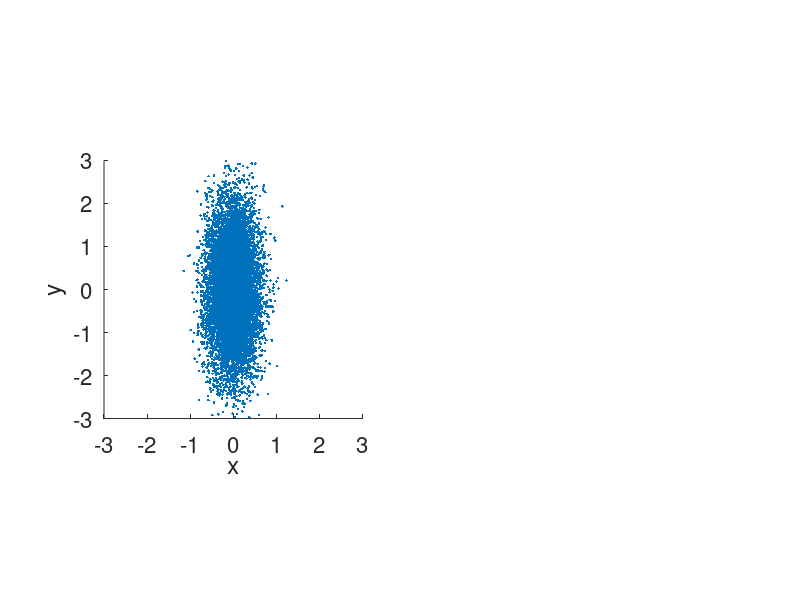

Write the MATLAB code that produced this figure. (Note: this script raises an error after producing the figure.)
%-------------------------------------------------------------% Principle Components Analysis Tutorial for NeuBeh/PBIO 545%% This tutorial introduces Principle Components Analysis.  The aims are:% (1) introduce dimensional reduction and its importance% (2) introduce the covariance and covariance matrix% (3) show how the eigensystem of the covariance matrix helps rank dimensions of%	  a probability distribution by the amount of variance they capture% (4) illustrate these concepts with a real practical application%% This builds on two key concepts introduced earlier in the course: probability % distributions and eigensystems.  If you are uncomfortable with either of those% take another pass through the appropriate sections of the stochastic processes% and/or linear algebra tutorials.%% Created 2/03 Fred Rieke% Revised 2/07 FMR%       cleanup up a bit, elaborated a few sections%-------------------------------------------------------------% define axis fontsset(0, 'DefaultAxesFontName','Helvetica')set(0, 'DefaultAxesFontSize', 16)%-------------------------------------------------------------% Part 1: Motivation for dimensional reduction%%	What do we mean by dimensional reduction and why should you care% about it?  With finite experimental data we always face a tradeoff between% trying to identify all the important structure in the data while not being% misled by randomness introduced because we don't have an infinite number of % samples.  A common example is construction of a post-stimulus time histogram % for spike responses to a repeated stimulus: in choosing the time bin for the % histogram we face a tradeoff of smoothing over temporal structure in the spike % train and avoiding lots of spurious structure due to finite data.  % Here's an example of a set of spike responses from a retinal ganglion cell to a % dim flash of light:  load rgc-spike-response% plot several examplesfigure(1);clf;plot(0);hold on;for resp=1:10	plot([-1:.001:2.999], RGCSpikes(resp, :)/1.2 + resp)endhold offxlabel('time (sec)')ylabel('trial')% This data is discretized into 1 msec time bins - so we have already thrown some% information about spike times away.  Still a psth without any extra smoothing looks% pretty ugly:figure(1)subplot(1, 2, 1)plot([-1:.001:2.999], mean(RGCSpikes))xlabel('time (sec)')ylabel('spike probability')% You can at least see there is an extra density of spikes after the flash% (at time 0), but you also have some sense that most of the structure in% the histogram is just noise.  In effect we are retaining too many% variables - in this case each of the 4000 time bins that specify the% spike times.  This is equivalent to representing each spike train in a% 4000 dimensional space, where each dimension corresponds to one time bin.% Let's resample the data to produce larger time bins and repeatResampleFactor = 100;		% 100 msec binsclear ResampledRGCSpikes;for resp=1:size(RGCSpikes, 1)	ResampledRGCSpikes(resp, :) = decimate(RGCSpikes(resp, :), ResampleFactor, 1);endfigure(1)subplot(1, 2, 2)plot([-1:.001*ResampleFactor:2.999], mean(ResampledRGCSpikes));xlabel('time (sec)')ylabel('spike probability')% This looks better.  Now we are in effect using a 40 dimensional space,% with each dimension a 100 msec time bin.  But we might start to worry% that we are smoothing too much and losing some real structure in the% data.  Part of the problem here is unavoidable: with finite data there is% only so much structure we can identify and separate from sampling errors.% But we would like to make the best use possible of our finite data - i.e.% we would like to choose the low dimensional space used to represent the% data carefully so that the structure of the data is captured as% effectively as possible.% You face this issue every time you do an experiment.  By choosing to% filter and sample your data at a specific frequency you are choosing what% parts of the data you consider important and what parts unimportant.  % PCA is about finding a relatively low dimensional representation of a set% of data - and doing so systematically rather than using some ad hoc% procedure.  In the example above, the strategy of smoothing over bins to% produce a better looking psth is somewhat arbitrary and is not guided by% the structure of the cell's responses itself.  What PCA will do is% provide a set of components (think of this as a set of axes in the space% the data is represented in - our 4000 dimensional space above).% Importantly, PCA tells us how much structure in the data is captured by% each dimension.  This will, hopefully, become more concrete below.%-------------------------------------------------------------% Part 2: Covariance and covariance matrix%%	Consider a signal characterized by two variables, x and y.  We have% multiple samples of x,y pairs of the signal.  The covariance matrix for x% and y is defined as:%	Covar = [<xx>-<x><x>  <xy>-<x><y>%			 <xy>-<x><y>  <yy>-<y><y>]% where <x> is the average of x across samples, etc.  The diagonal elements% contain the variances of x (upper left) and y (lower right).  The off% diagonal terms contain the covariance between x and y - i.e. how much do% x and y change together.  Note that each element is corrected for the% expectation based on the mean values alone - i.e. we take <xy> and% subtract what we expect from the averages of x and y alone - <x><y> -% assuming x and y are uncorrelated.%% This is closely related to r values and the correlation matrix.  To% compute the correlation between x and y, you would take %   (<xy>-<x><y>) / sqrt(<xx><yy>)% in other words you take the off diagonal term of the covariance matrix% above and normalize it by the square root of the product of the diagonal% terms.  In general the i,j element of the correlation matrix is%		CorM(i,j) = Cov(i,j)/sqrt[Cov(i,i)Cov(j,j)]% or alternatively the covariance matrix is%		Cov(i,j) = Cor(i,j) * sqrt[var_i var_j]% Let's look at some examples.%% Example 1: x and y independent% each row of Dist contains a separate x-y pair, x is the first column, y the secondclear Dist;Dist(:, 1) = normrnd(0,0.3,10000, 1);			% normal distribution, sd 0.3		Dist(:, 2) = normrnd(0,1,10000, 1);				% normal distribution, sd 1% plot sample points in x-y planefigure(1)clfsubplot(1, 2, 1)plot(Dist(:, 1), Dist(:, 2), '.');axis([-3 3 -3 3])axis squarexlabel('x')ylabel('y')% construct the covariance matrix explicitlyvarx = mean(Dist(:, 1).^2) - mean(Dist(:, 1))^2;		% <xx> - <x><x>vary = mean(Dist(:, 2).^2) - mean(Dist(:, 2))^2;		% <yy> - <y><y>covarxy = mean(Dist(:, 1) .* Dist(:, 2)) - mean(Dist(:, 1)) * mean(Dist(:, 2));		% <xy> - <x><y>Covar = [varx 		covarxy		 covarxy 	vary]% alternatively Matlab has a covariance commandcov(Dist)% The diagonal of the covariance matrix is the variance of x and y,% and the off diagonal elements are small (and in fact are not 0 only % due to the finiteness of our sample set - rerun the code above several % times to convince yourself of this). % Compare this to the correlation matrixcorrcoef(Dist)% Again we see structure along the diagonal (now nicely normalized) and not% much off diagonal.% The lack of covariance (and correlation) is what we might expect from the% shape of the plotted distribution.  The spread of points along the x axis% appears uncorrelated with the spread along the y axis - or in other% words, if I told you the x axis value, you could not predict the y axis% value.  % Example 2: x and y correlatedclear Dist;Dist(:, 1) = normrnd(0,0.3,10000, 1);			Dist(:, 2) = normrnd(0,1,10000, 1) + 1.5 * Dist(:, 1);figure(1)subplot(1, 2, 2)plot(Dist(:, 1), Dist(:, 2), '.');axis([-3 3 -3 3])axis squarexlabel('x')ylabel('y')% construct the covariance matrix varx = mean(Dist(:, 1).^2) - mean(Dist(:, 1))^2;vary = mean(Dist(:, 2).^2) - mean(Dist(:, 2))^2;covarxy = mean(Dist(:, 1) .* Dist(:, 2)) - mean(Dist(:, 1)) * mean(Dist(:, 2));Covar = [varx 		covarxy		 covarxy 	vary]cov(Dist)% Now note that the distribution shows a correlation between x and y - i.e.% the distribution is angled in the x-y plane.  Correspondingly the% covariance has off diagonal elements.  % Again compare this to the correlation matrixcorrcoef(Dist)% You can think of lots of cases where x and y might be correlated.  For% example, x might be fraction of lectures Mike gives, and y might be% fraction of lectures containing superfluous PowerPoint `features' like% lightening bolts, clapping, etc (he's toned way down too).  Another% example is two cells with common input and hence correlated spike trains:% x could be the firing rate in one cell and y the firing rate in the% other.  If the cells are correlated, when cell x generates a high firing% rate, so does cell y.  In this case the value of x gives you some ability% to predict y.% Here is another use of the covariance matrix.  Let's say we want to take% our distribution Dist above and "spherize" it (this is what happens when% you let the statisticians take over language - you get verbs like "to% sphere").  What that means is we want to create a distribution with new% axes x' and y' where the two are uncorrelated, and the standard deviation% along each axis is 1.  We can do that using the inverse of the SQUARE% ROOT of the covariance matrix.  Why the square root?  Remember the% entries of the covariance are variances or covariances - e.g. the upper% right element is the variance of x.  So to get the units right we need% something that is more like a standard deviation - hence the square root.% We considered just the scaling part in the linear algebra tutorial, so% let's go back over that.  Consider distribution of data points% characterized by two parameters:clear Dist;Dist(1, :) = normrnd(0,0.5,1, 5000);Dist(2, :) = normrnd(0,1.5,1, 5000);% plot pointsfigure(1); clfsubplot(1, 2, 1)plot(Dist(1, :), Dist(2, :), '.');axis([-5 5 -5 5])axis squarexlabel('x')ylabel('y')% To measure distance of a given data point from the origin in standard% deviations, we rescale the axes by the standard deviation:M = [0.5 0 				% matrix with sd along axis	 0 1.5]NewDist = inv(M) * Dist;	% rescale distribution using inverse of Msubplot(1, 2, 2)			plot(NewDist(1, :), NewDist(2, :), '.');axis([-5 5 -5 5])axis squarexlabel('x / \sigma_x')ylabel('y / \sigma_y')% now the sd along each axis is 1 and the distribution is symmetrical, and% moving a distance 1 along either the x or the y axis moves us 1 sd% OK, now back to our problem.  We have the additional issue that our% distribution was not lined up with the x and y axes:clear Dist;Dist(:, 1) = normrnd(0,0.3,10000, 1);			Dist(:, 2) = normrnd(0,1,10000, 1) + 1.5 * Dist(:, 1);Covar = cov(Dist)figure(1); clfsubplot(1, 2, 1)plot(Dist(:, 1), Dist(:, 2), '.');axis([-3 3 -3 3])axis squarexlabel('x')ylabel('y')% Inspired by our previous scaling matrix, let's try the inverse of the% square root of the covariance matrix:Dist2 = Dist * inv(Covar^0.5); % ???figure(1)subplot(1, 2, 1)plot(Dist(:, 1), Dist(:, 2), '.');axis([-3 3 -3 3])axis squarexlabel('x')ylabel('y')subplot(1, 2, 2)plot(Dist2(:, 1), Dist2(:, 2), '.');axis([-3 3 -3 3])axis square% What the inverse of the square root of the covariance has done is rotated% and scaled the axes.  Now in the x', y' coordinate system the% distribution is circular (i.e. it has been spherized).% The covariance generalizes to higher dimensions.  Let's consider a few% more examples:% Example 3: 6-d, no correlation between any componentsclear Dist;NumDim = 6for dim = 1:NumDim	Dist(:, dim) = normrnd(0,dim,10000, 1);			endcov(Dist)% Again in this case the covariance matrix is diagonal, with elements equal to the % variance, and the off diagonal elements are not systematically different% from 0 (run again to convince yourself of that).%  4: 6-d, some elements correlatedclear Dist;NumDim = 6for dim = 1:NumDim	Dist(:, dim) = normrnd(0,dim,10000, 1);				if (dim > 1)		Dist(:, dim) = Dist(:, dim) + 0.5 * Dist(:, dim-1);				endendcov(Dist)% Like the simple 2-d example, when we create a correlation between the variables% corresponding to the different axes or dimensions of the data, we introduce% non-zero off diagonal components.% Keep this picture of the covariance matrix in mind when we turn to applications% to problems in neuroscience below.% Question set #1:%	(1) Explain the value of the components of the 2 dimensional covariance matrix in %		Example 2 above.  %	(2) Which of the off diagonal elements in the covariance matrix for Example 4 above%		are nonzero?  Why?%	(3) Can you separate inv(Covar^0.5) as above into the product of a rotation and %		a scaling matrix?%-------------------------------------------------------------% Part 3: Eigensystem of the covariance matrix%%	The eigenvectors of the covariance matrix turn out to provide a useful% coordinate system. In particular, the eigenvalues determine how much of% the variance of the distribution falls along the associated% eigenvector.  Let's look at this for our 2d cases above:% Example 1: x,y independentclear Dist;Dist(:, 1) = normrnd(0,0.3,10000, 1);			Dist(:, 2) = normrnd(0,1,10000, 1);C = cov(Dist);[EigVec, EigVal] = eig(C);% remember EigVec is a square matrix whose columns are the eigenvectors, and EigVal% is a diagonal matrix with the eigenvalues along the diagonal.  Also remember the % eigenvectors v satisfy M v = l v, where l is the eigenvalue (a scalar).  Review this% stuff in the linear algebra tutorial if it seems all new.% superimpose eigenvectors on distributionfigure(1)clfsubplot(1, 2, 1)hold onplot(Dist(:, 1), Dist(:, 2), '.');axis([-3 3 -3 3])axis squarexlabel('x')ylabel('y')PlotVector(EigVec(:, 1), 'r');PlotVector(EigVec(:, 2), 'g');hold off% So the first eigenvector (red) points along the x-axis and the second (green)% along the y-axis.  This makes sense since the covariance matrix is near diagonal.% The eigenvectors should be close to (1 0) and (0 1).  Look at the associated eigenvalues:EigVal% They are equal to the variance associated with each eigenvector - i.e. the variance along % the x and y axes in this example.% Example 2: x,y correlatedclear Dist;Dist(:, 1) = normrnd(0,0.3,10000, 1);			Dist(:, 2) = normrnd(0,1,10000, 1) + 1.5 * Dist(:, 1);C = cov(Dist);[EigVec, EigVal] = eig(C);figure(1)subplot(1, 2, 2)hold onplot(Dist(:, 1), Dist(:, 2), '.');axis([-3 3 -3 3])axis squarexlabel('x')ylabel('y')PlotVector(EigVec(:, 1), 'r');PlotVector(EigVec(:, 2), 'g');hold off% now the eigenvectors no longer point along the x and y axis.  Instead,% the eigenvector with the largest eigenvalue (green in this case) points% in the direction along which the cloud of points is the most extended.% The second eigenvalue points in an orthogonal direction.  Why do the% eigenvectors have this property?  Remember we could think about the% covariance matrix as a rotation and scaling matrix.  The rotation part% would generate a new coordinate system x', y' in which the covariance was% diagonal - like the independent case above.  If we view the eigenvectors% in this coordinate system they should line up with the axes. In our% original coordinate system these eigenvectors are at angles determined by% the angle of the distribution.% Again the amount of variance associated with each axis is given by the% eigenvalue. Let's check this last statement.  We will project each point% along each of the two eigenvectors and measure the associated variance:% remember each row of Dist is an x-y pair (i.e. specifies the x and y% components of the vector pointing to that data point).  Thus we can% compute the projections along the eigenvectors by multiplying the Dist% matrix by each eigenvector:Proj1 = Dist * EigVec(:, 1);Proj2 = Dist * EigVec(:, 2);% now check the variance of each set of projectionsvar(Proj1)var(Proj2)% this should be equal to the associated eigenvaluesEigVal% this again extends to higher dimensions:clear Dist;NumDim = 6for dim = 1:NumDim	Dist(:, dim) = normrnd(0,dim,10000, 1);				if (dim > 1)		Dist(:, dim) = Dist(:, dim) + 0.5 * Dist(:, dim-1);				endendC = cov(Dist);[EigVec, EigVal] = eig(C);EigVal% so in this case we see that the last eigenvector is associated with the% most variance.  Again we can check that the associated eigenvalues are% indeed equal to the variance:for dim = 1:NumDim	fprintf(1, 'Eigenvector %d: variance = %d\n', dim, var(Dist*EigVec(:, dim)));end% Why is all this useful?  Remember that the eigenvectors provide a% coordinate system or a set of axes to represent the space spanned by the% columns of a matrix.  But this is not an arbitrary coordinate system.% The eigensystem is providing a coordinate system for our data where each% axis is ranked in terms of how much variance is associated with it.  It% is this ranking of the axes that provides a systematic way to reduce the% number of dimensions describing some piece of data.  That is we can make% a logical choice of which axes to keep and which to discard, and know how% much of the variance we are capturing and failing to capture when we% limit the number of dimensions.  %-------------------------------------------------------------% Part 4: Applications%% Principle components of single photon responses%%	This section illustrates how these tools can be used to provide a low% dimensional representation of single photon responses from rod% photoreceptors.  We know that the rod single photon responses vary from% one to the next, and would like to have a compact way to characterize% these response variations.  Let's see how we can do this using PCA.% load in rod data - this should create two matrices: Singles and Failures.% Each row of these matrices contains a single response (sampled every 10% msec).  Singles contains single photon responses with the flash at time% point 20, failures contains sections of dark record. Both singles and% failures contain noise produced by the rod in darkness.  In addition, the% single photon responses themselves vary.  Thus we want to identify and% characterize the extra variability present in Singles compared to% Failures.load RodData% plot mean and time-dependent variance of singles and failurestme = 1:size(Singles, 2);tme = (tme - 20) * 0.01;figure(1);clf;subplot(1, 2, 1)plot(tme, mean(Singles),tme, mean(Failures))xlabel('time')ylabel('current (pA)')axis tightsubplot(1, 2, 2)plot(tme, var(Singles),tme, var(Failures))xlabel('time')ylabel('variance (pA^2)')axis tight% Blue is the mean and variance of the singles, green of the failures.% Look at the variance plot.  There is additional variance of the singles% above that explained by the variance of the dark records.  This is the% variance attributable to fluctuations in the single photon response.  The% time-dependent variance, however, does not provide a complete description% of how the responses vary because all it tells us is how much variance is% present at one time point, but it fails to tell us how correlated the% response is at two different times.  Another way of saying this is that% specifying the mean and variance as in figure 1 does not allow us to% generate the responses - we are missing information about how to go from% the variance to a single response.  This is like telling you the square% of a signal and asking you to estimate the signal itself; you can't% because there are multiple signals that have the same square.  Likewise% multiple distributions of single photon responses can have the same% time-dependent variance.  PCA can help us here.  % compute covariance matrix of singles corrected for covariance of failuresSinglesCovar = cov(Singles) - cov(Failures);% look at eigenvaluesSinglesEigVal = eig(SinglesCovar);figure(1)clfplot(SinglesEigVal, 'o')xlabel('component')ylabel('variance')% So there are several large eigenvalues, and a bunch of small ones.  This looks promising: we% probably want to keep the large ones, and hopefully can discard the small ones without losing too% much.  We'll test this by comparing the variance of the singles and failures along each eigenvector% and computing the variance of each[EigVec, EigVal] = eig(SinglesCovar);VarFailures = var(Failures * EigVec);VarSingles = var(Singles * EigVec);% plot variance of singles and failures projected along each eigenvectorfigure(1)plot([1:length(SinglesEigVal)], VarSingles, 'or', [1:length(SinglesEigVal)], VarFailures, '*')xlabel('component')ylabel('variance')% Note that the variance of the projections along the last few eigenvectors% is larger for the singles than failures.  This tells us that there is% significant structure in the singles in this direction (i.e. along this% axis) that is not present in the failures.  If the variance of the% singles and failures is similar we reject that axis because it is not% picking up structure beyond that expected from the dark fluctuations in% current. Lets focus in on the region of interestfigure(1)xlim([110, 120]);% It looks like most of the action is in the last 2 or 3 components.  Let's% look at those. We will reduce each response to a single point in a 3-d% space with axes given by the last 3 eigenvectors.  Each response is% specified by its projections along these axes. First lets use 'eigs' to% return the 3 eigenvectors associated with the largest eigenvalues - these% are the 3 axes we are interested in:% get a few selected eigenvectors (by default eigs gives us those with the% largest eigenvalues):[EigVec, EigVal] = eigs(SinglesCovar, 3);% look at thesefigure(1)clfplot(EigVec);xlabel('time')% they should look reasonable.  In particular they should not have much % structure in the first 20 points (which are prior to the flash). Note,% however, that none of these looks like the mean single photon response. % Now we will describe each individual response by its projection along% these responses - in other words by the weight of each component.  First% lets look at a couple real responses and their descriptions in terms of% the eigenvectors:figure(2)clfstart = 10;				% first response to look atfor n = 1:3	resp(1:size(Singles, 2)) = 0;	fprintf(1, '\nResponse %d ', n+start);	% add up weighted versions of each eigenvector	for comp = 1:3		resp = resp + Singles(n+start, :) * EigVec(:, comp) * EigVec(:, comp)';		fprintf(1, 'coefficient %d = %d ', comp, Singles(n+start, :) * EigVec(:, comp));	end	subplot(1, 3, n)	plot([1:size(Singles, 2)], Singles(n+start, :), [1:size(Singles, 2)], resp)end% So we are expanding each response in a series with the basis set given by% the eigenvectors and the expansion coefficients given by the projection% of the response along the eigenvector.  The blue lines are the original% responses, the green traces the fits using the projections along each of% the three eigenvectors.  Remember there is also dark noise in the% recorded responses, so we don't expect the agreement to be perfect.% Now lets look at the distributions of singles and failures along the% three axes:figure(2)clfplot3(Singles * EigVec(:, 1), Singles * EigVec(:, 2), Singles * EigVec(:, 3), 'or')hold onplot3(Failures * EigVec(:, 1), Failures * EigVec(:, 2), Failures * EigVec(:, 3), '*')xlabel('component 1')ylabel('component 2')zlabel('component 3')grid onrotate3d on % Rotate the plot around (using the mouse) to get a sense of how the% structures of the two distributions differ.  You should see two things.% First, there is a difference between the means of the two distributions.% That's good - because there is a lot of structure in the mean single% photon response that should get captured.  Second, the spread of the% singles distribution looks larger than that of the failures, clearly% along the component 1 and 2 axes, and probably along the component 3% axis.  % What does this do for us?  We have described the set of single photon% responses in a relatively low dimensional space.  This helps us in a% couple ways.  First, we can describe the nature of the variations in the% responses about the mean, and compare these to various models for how% these variations are generated.  Second, we can use this procedure to% make a generative model that produces responses with characteristics% close to those of the actual single photon responses.  % Question set #2:%	(1) Can you think of another case where dimensional reduction is important?%	(2) How much of the variance of the singles are we capturing with the first%	    3 components above?  How much more do we get with 10 components?%   (3) Why do we subtract the covariance of the failures from that of%       the singles? %   (4) Why don't any of the eigenvectors we recover look like the mean single%       photon response?